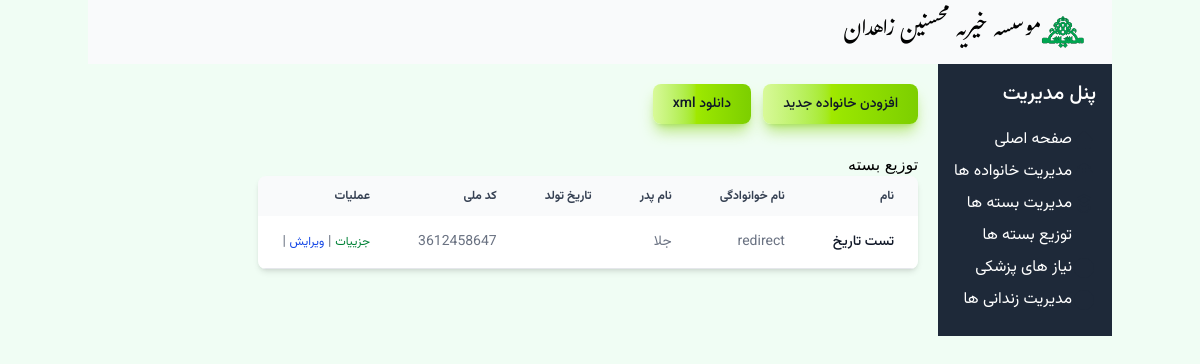
Screenshot of /families/2/members/ with the database file from the repository.
### Mohsenin/models.py (models this page shows, shortened)
class Person(models.Model):
    family = models.ForeignKey(Family, related_name='members', on_delete=models.CASCADE)
    first_name = models.CharField('نام',max_length=50)
    last_name = models.CharField('نام خانوادگی',max_length=50)
    father_name = models.CharField('', max_length=50)
    national_id = models.CharField('شماره ملی', max_length=10)
    birth_date = models.DateField('تاریخ تولد') #TODO: USE django-jalali
    is_orphan = models.BooleanField('یتیم')
    is_guardian = models.BooleanField(default=False)

### Mohsenin/views.py (the view)
# urls.py: path('families/<int:family_id>/members/', views.PersonListView.as_view(), name='person_list'),
class PersonListView(ListView):
    model = Person
    template_name = 'Person/person_list.html'
    context_object_name = 'persons'
    def get(self, request, family_id):
        members = Person.objects.filter(family_id=family_id)
        family = Family.objects.get(id=family_id)
        for member in members:
            member.birth_date = conver_solar_date(member.birth_date)
        context = {
            "persons" : members,
            "family": family,
        }
        return render(request , self.template_name, context)

### Mohsenin/views.py (called while the page is built)
def conver_solar_date(date):
    return jdatetime.datetime.fromgregorian(datetime=date).strftime("%Y/%m/%d")

### Mohsenin/templates/Person/person_list.html
{% extends "base.html" %}
{% block content %}
<div class="py-5 vazir-medium no-print">
    <button type="button" class="text-gray-900 bg-gradient-to-r from-lime-200 via-lime-400 to-lime-500 hover:bg-gradient-to-br focus:ring-4 focus:outline-none focus:ring-lime-300 dark:focus:ring-lime-800 shadow-lg shadow-lime-500/50 dark:shadow-lg dark:shadow-lime-800/80 font-medium rounded-lg text-sm px-5 py-2.5 text-center me-2 mb-2"><a href="{% url 'person_add' family.pk %}">افزودن خانواده جدید</a></button>
    <button type="button" class="text-gray-900 bg-gradient-to-r from-lime-200 via-lime-400 to-lime-500 hover:bg-gradient-to-br focus:ring-4 focus:outline-none focus:ring-lime-300 dark:focus:ring-lime-800 shadow-lg shadow-lime-500/50 dark:shadow-lg dark:shadow-lime-800/80 font-medium rounded-lg text-sm px-5 py-2.5 text-center me-2 mb-2"><a href="{% url 'download_person' %}">دانلود xml</a></button>
</div>
<h2>توزیع بسته</h2>
<div class="relative overflow-x-auto shadow-md sm:rounded-lg">
<table class="w-full text-sm text-left rtl:text-right text-gray-500 dark:text-gray-400">
    <thead class="text-xs text-gray-700 uppercase bg-gray-50 dark:bg-gray-700 dark:text-gray-400">
    <tr class='vazir-semibold'>
        <th scope="col" class="px-6 py-3 text-end">نام</th>
        <th scope="col" class="px-6 py-3 text-right">نام خوانوادگی</th>
        <th scope="col" class="px-6 py-3 text-right">نام پدر</th>
        <th scope="col" class="px-6 py-3 text-right">تاریخ تولد</th>
        <th scope="col" class="px-6 py-3 text-right">کد ملی</th>
        <th scope="col" class="px-6 py-3 text-right">عملیات</th>
    </tr>
</thead>
<tbody>
    {% for person in persons %}
    {% if person.is_guardian %}
    <tr class="bg-white border-b dark:bg-gray-800 dark:border-gray-700 border-gray-200 hover:bg-gray-50 dark:hover:bg-gray-600 vazir-normal">
        <th scope="row" class="px-6 py-4 font-medium text-gray-900 whitespace-nowrap dark:text-white">{{ person.first_name }}</th>
        <td class="px-6 py-4">{{ person.last_name }}</td>
        <td class="px-6 py-4">{{ person.father_name }}</td>
        <td class="px-6 py-4">{{ person.birth_date }}</td>
        <td class="px-6 py-4">{{ person.national_id }}</td>
        <td  class="px-6 py-4 no-print">
            <a href="{% url 'person_detail' person.pk %}" class="text-green-700 text-xs">جزییات</a> |
            <a href="{% url 'person_edit' person.family.id person.pk  %}" class="text-blue-700 text-xs">ویرایش</a> |
        </td>
    </tr>
    {% endif %}
    {% endfor %}
</tbody>
</table>
</div>
{% endblock %}

### rows the page displays
Person: first_name "تست تاریخ", last_name "redirect", father_name "جلا", national_id "3612458647"
